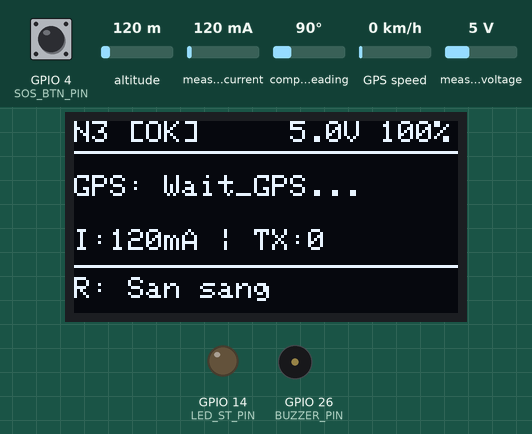
This sketch was run on a simulated ESP32. Shown: 128×64 one-colour display, output pins drawn as LEDs (lit = HIGH), buzzer (waves = sounding, pin HIGH). Dashed ring = blinking. Inputs (shaded band) come from the test bench; at power-on: GPIO 4 (SOS_BTN_PIN) HIGH, measured current 120 mA, altitude 120 m, compass heading 90°, GPS speed 0 km/h, measured voltage 5 V. Random numbers use the default seed unless the sketch sets one; the GPS gets a fix after 3 s at 37.7749, -122.4194 with 8 satellites; what the sketch prints to the serial monitor is not drawn.

Above: at 1.2 s.
1.3 s: GPIO 4 (SOS_BTN_PIN) pulled LOW for 0.15 s
At 1.85 s:
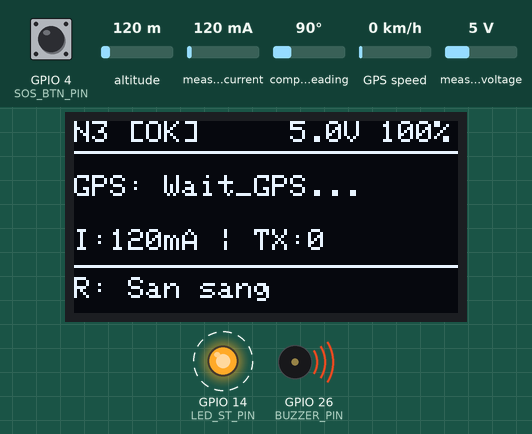
2.0 s: GPIO 4 (SOS_BTN_PIN) pulled LOW for 1 s
3.6 s: GPIO 4 (SOS_BTN_PIN) pulled LOW for 0.15 s
At 3.85 s:
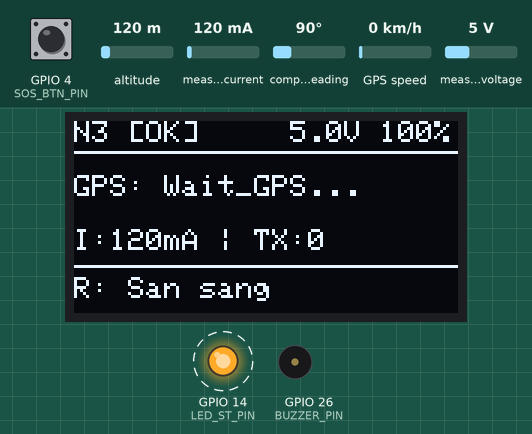
4.3 s: GPIO 4 (SOS_BTN_PIN) pulled LOW for 3.2 s
At 6.7 s:
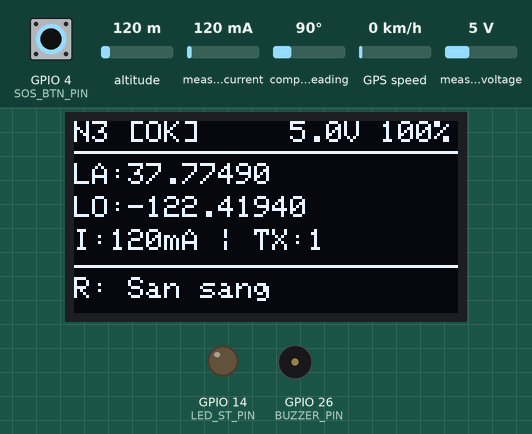
8.1 s: GPIO 4 (SOS_BTN_PIN) pulled LOW for 0.15 s
At 8.45 s:
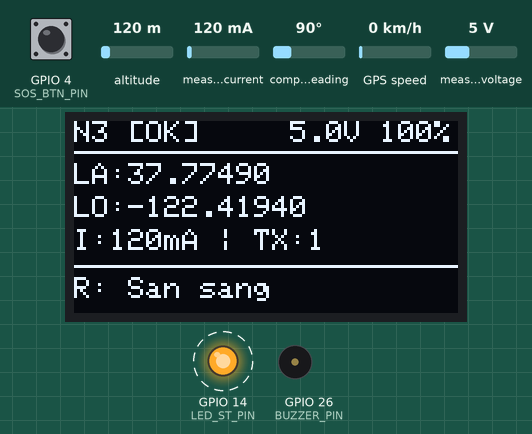
8.8 s: measured current set to 40 mA
At 11.05 s:
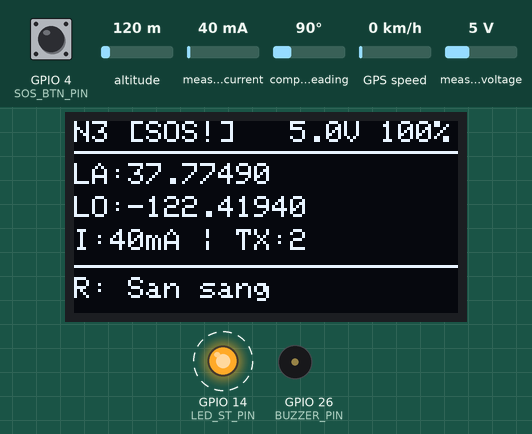
Timing chart, 0 to 13.6 s (numbered marks = the images above; inputs shaded):
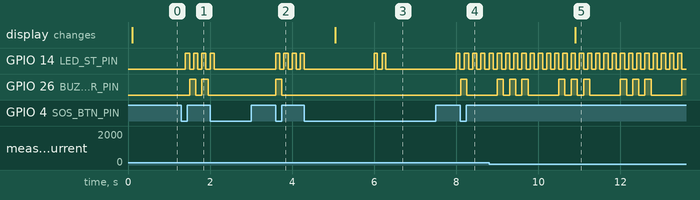

Measured:
- after the input at 1.3 s, GPIO 14 (LED_ST_PIN): alternates HIGH for 0.10 s and LOW for 0.10 s, starting after 0.10 s; GPIO 26 (BUZZER_PIN): alternates HIGH for 0.15 s and LOW for 0.15 s, starting after 0.20 s
- after the input at 3.6 s, GPIO 26 (BUZZER_PIN): LOW → HIGH at once, → LOW 0.15 s later
- after the input at 8.1 s, GPIO 26 (BUZZER_PIN): LOW → HIGH at once, → LOW 0.14 s later

The sketch:

test_lora_gps_4node_mesh_web_oled2.ino.ino
```cpp
#include <Wire.h>
#include <TinyGPSPlus.h>
#include <Adafruit_GFX.h>
#include <Adafruit_SH110X.h>
#include <Adafruit_INA219.h>
#include <WiFi.h>
// ================= QUY HOẠCH CHÂN KHỚP 100% VỚI PCB =================
// 1. Giao tiếp UART1 với Module LoRa DX-LR32
#define LORA_RX_PIN   18  // Nối với chân TXD (Chân 4) của DX-LR32
#define LORA_TX_PIN   19  // Nối với chân RXD (Chân 3) của DX-LR32

// 2. Giao tiếp UART2 với Module GPS ATGM336H
#define GPS_RX_PIN    16  // RX2 nối với chân TX của GPS
#define GPS_TX_PIN    17  // TX2 nối với chân RX của GPS

// 3. Giao tiếp Bus I2C (Dùng chung cho OLED 1.3" và INA219)
#define I2C_SDA_PIN   21
#define I2C_SCL_PIN   22

// 4. Cụm Nút nhấn SOS, Còi Buzzer và Đèn LED trạng thái
#define SOS_BTN_PIN   4   // Nút nhấn J2 (Active-LOW, có trở kéo lên R2 10k & tụ C5)
#define BUZZER_PIN    26  // Còi chíp chủ động J1
#define LED_ST_PIN    14  // Đèn LED 5mm (L1 qua trở R1 330R)

// Định danh Node ("N1", "N2", "N3", "N4")
String NODE_ID = "N3";

HardwareSerial LoRaSerial(1); // UART1 cho LoRa DX-LR32
TinyGPSPlus gps;
Adafruit_SH1106G display = Adafruit_SH1106G(128, 64, &Wire, -1);
Adafruit_INA219 ina219;

bool oledReady = false;
bool inaReady = false;
bool isSOS = false;
int lastBtnState = HIGH;
unsigned long lastDebounceTime = 0;

// Bộ nhớ đệm chống lặp gói (Broadcast Storm Prevention)
String cache[15];
int cache_idx = 0;
int msg_counter = 0;
String lastRelayInfo = "San sang";

// Biến lưu thông số năng lượng từ INA219
float batVoltage = 0.0;
float current_mA = 0.0;
int batPercent = 0;

// Hàm tách trường dữ liệu theo dấu '|'
String getValue(String data, char separator, int index) {
  int found = 0;
  int strIndex[] = {0, -1};
  int maxIndex = data.length() - 1;
  for (int i = 0; i <= maxIndex && found <= index; i++) {
    if (data.charAt(i) == separator || i == maxIndex) {
      found++;
      strIndex[0] = strIndex[1] + 1;
      strIndex[1] = (i == maxIndex) ? i + 1 : i;
    }
  }
  return found > index ? data.substring(strIndex[0], strIndex[1]) : "";
}

bool inCache(String msgID) {
  for (int i = 0; i < 15; i++) {
    if (cache[i] == msgID) return true;
  }
  return false;
}

void addToCache(String msgID) {
  cache[cache_idx] = msgID;
  cache_idx = (cache_idx + 1) % 15;
}

// Đọc cảm biến dòng/áp INA219
void readPowerINA219() {
  if (!inaReady) return;
  float shuntvoltage = ina219.getShuntVoltage_mV();
  float busvoltage = ina219.getBusVoltage_V();
  batVoltage = busvoltage + (shuntvoltage / 1000.0);
  current_mA = ina219.getCurrent_mA();

  // Quy đổi phần trăm pin Li-ion 18650 (3.2V = 0%, 4.2V = 100%)
  batPercent = (int)((batVoltage - 3.2) * 100.0 / (4.2 - 3.2));
  if (batPercent > 100) batPercent = 100;
  if (batPercent < 0) batPercent = 0;
}

// Xử lý nút nhấn SOS, Còi Buzzer và Đèn LED đa chế độ
void handleSOSAndIndicators() {
  unsigned long now = millis();
  int reading = digitalRead(SOS_BTN_PIN);

  if (reading == LOW && lastBtnState == HIGH && (now - lastDebounceTime > 250)) {
    isSOS = !isSOS; // Đảo trạng thái SOS khi nhấn nút
    lastDebounceTime = now;
    if (!isSOS) {
      digitalWrite(BUZZER_PIN, LOW);
      digitalWrite(LED_ST_PIN, LOW);
    }
  }
  lastBtnState = reading;

  if (isSOS) {
    // Chế độ SOS: LED chớp nhanh 5Hz, Còi kêu nhịp 3 tiếng bíp cứu hộ
    digitalWrite(LED_ST_PIN, (now % 200) < 100 ? HIGH : LOW);
    unsigned long cycle = now % 1500;
    bool beep = (cycle < 150) || (cycle >= 300 && cycle < 450) || (cycle >= 600 && cycle < 750);
    digitalWrite(BUZZER_PIN, beep ? HIGH : LOW);
  } else {
    digitalWrite(BUZZER_PIN, LOW);
    if (gps.location.isValid()) {
      // Đã khóa GPS: Nháy kép (Double-blink) mỗi 2 giây
      unsigned long cycle = now % 2000;
      digitalWrite(LED_ST_PIN, ((cycle < 80) || (cycle >= 200 && cycle < 280)) ? HIGH : LOW);
    } else {
      // Đang chờ GPS: Nháy đơn mỗi 2 giây
      digitalWrite(LED_ST_PIN, (now % 2000) < 100 ? HIGH : LOW);
    }
  }
}

// Cập nhật màn hình OLED 1.3 inch
void updateOLED() {
  if (!oledReady) return;
  display.clearDisplay();
  display.setTextSize(1);
  display.setTextColor(SH110X_WHITE);

  // Dòng 1: ID Node, Trạng thái SOS và Phần trăm Pin
  display.setCursor(0, 0);
  display.print(NODE_ID + (isSOS ? " [SOS!]" : " [OK]"));
  display.setCursor(72, 0);
  display.print(String(batVoltage, 1) + "V " + String(batPercent) + "%");
  display.drawLine(0, 10, 127, 10, SH110X_WHITE);

  // Dòng 2 & 3: Tọa độ GPS và Dòng tiêu thụ (mA)
  if (gps.location.isValid()) {
    display.setCursor(0, 14);
    display.print("LA:" + String(gps.location.lat(), 5));
    display.setCursor(0, 25);
    display.print("LO:" + String(gps.location.lng(), 5));
  } else {
    display.setCursor(0, 18);
    display.print("GPS: Wait_GPS...");
  }
  display.setCursor(0, 36);
  display.print("I:" + String((int)current_mA) + "mA | TX:" + String(msg_counter));

  // Dòng 4: Luồng chuyển tiếp Mesh (Relay)
  display.drawLine(0, 48, 127, 48, SH110X_WHITE);
  display.setCursor(0, 52);
  display.print("R: " + lastRelayInfo);
  display.display();
}

void setup() {
  Serial.begin(115200);
  WiFi.mode(WIFI_OFF);
  btStop();
  setCpuFrequencyMhz(80);
  // Khởi tạo UART2 cho GPS và UART1 cho LoRa DX-LR32
  Serial2.begin(9600, SERIAL_8N1, GPS_RX_PIN, GPS_TX_PIN);
  LoRaSerial.begin(9600, SERIAL_8N1, LORA_RX_PIN, LORA_TX_PIN);

  pinMode(SOS_BTN_PIN, INPUT_PULLUP);
  pinMode(BUZZER_PIN, OUTPUT);
  pinMode(LED_ST_PIN, OUTPUT);

  // Khởi tạo Bus I2C trên chân 21 (SDA), 22 (SCL) với chống treo 50ms
  Wire.begin(I2C_SDA_PIN, I2C_SCL_PIN);
  Wire.setTimeOut(50);

  if (display.begin(0x3C, true)) {
    oledReady = true;
    display.clearDisplay();
    display.setTextColor(SH110X_WHITE);
    display.setCursor(10, 25);
    display.println("Khoi dong " + NODE_ID + "...");
    display.display();
  }

  if (ina219.begin()) {
    inaReady = true;
  }

  readPowerINA219();
  updateOLED();
}

void loop() {
  // 1. Đọc liên tục luồng dữ liệu NMEA từ GPS qua UART2
  while (Serial2.available() > 0) {
    gps.encode(Serial2.read());
  }

  // 2. Quét nút nhấn khẩn cấp SOS & điều khiển Còi/LED
  handleSOSAndIndicators();

  // 3. CHU TRÌNH PHÁT GÓI TIN ĐỊNH KỲ (5s + Random Jitter)
  static unsigned long lastTx = 0;
  static int randomInterval = 5000;

  if (millis() - lastTx > randomInterval) {
    readPowerINA219();
    msg_counter++;
    String msgID = NODE_ID + "_" + String(msg_counter);
    addToCache(msgID);

    String gpsData = "Wait_GPS";
    if (gps.location.isValid()) {
      double spd = gps.speed.isValid() ? gps.speed.kmph() : 0.0;
      if (spd < 0.5) spd = 0.0;
      gpsData = "LAT:" + String(gps.location.lat(), 6) +
                ",LON:" + String(gps.location.lng(), 6) +
                ",SPD:" + String(spd, 1);
    }

    // Ghép thêm thông số năng lượng INA219 và cờ cảnh báo SOS
    String powerAndSos = ",BAT:" + String(batVoltage, 2) +
                         ",CUR:" + String((int)current_mA) +
                         ",SOS:" + String(isSOS ? 1 : 0);

    String payload = msgID + "|" + NODE_ID + "|" + NODE_ID + "|" + NODE_ID + "|0|" + gpsData + powerAndSos;

    LoRaSerial.println(payload); // Phát qua UART1 tới DX-LR32
    Serial.println("-> [TX] " + payload);
    updateOLED();

    lastTx = millis();
    randomInterval = 5000 + random(0, 2000);
  }

  // 4. CHU TRÌNH LẮNG NGHE & CHUYỂN TIẾP ĐA CHẶNG (MESH RELAY)
  if (LoRaSerial.available() > 0) {
    String rxData = LoRaSerial.readStringUntil('\n');
    rxData.trim();

    String msgID   = getValue(rxData, '|', 0);
    String source  = getValue(rxData, '|', 1);
    String sender  = getValue(rxData, '|', 2);
    String path    = getValue(rxData, '|', 3);
    String hopsStr = getValue(rxData, '|', 4);
    String data    = getValue(rxData, '|', 5);

    if (data == "") return;
    int hops = hopsStr.toInt();

    // Kiểm tra chống lặp gói (Broadcast Storm) và giới hạn bước nhảy
    if (inCache(msgID) || source == NODE_ID || hops >= 5) {
      return; // Hủy gói tin trùng lặp
    }

    addToCache(msgID);
    String newPath = path + "->" + NODE_ID;
    String newPayload = msgID + "|" + source + "|" + NODE_ID + "|" + newPath + "|" + String(hops + 1) + "|" + data;

    lastRelayInfo = newPath;
    delay(random(50, 200)); // Trễ ngẫu nhiên chống xung đột kênh truyền (CSMA-like)
    LoRaSerial.println(newPayload);

    Serial.println("=> [RELAY] " + newPayload);
    updateOLED();
  }
}
```
